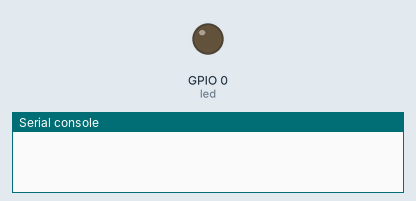
A program run on a simulated ESP8266 board running MicroPython. On the bench: output pins drawn as LEDs (lit = HIGH), the last lines printed to the serial console. At 4.0 s the program stops and its outputs stay as they are.

Above: at 0.3 s.
At 4.1 s:
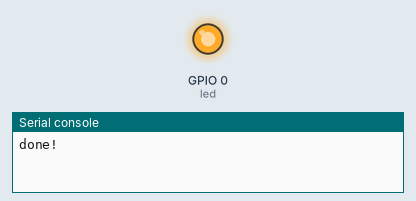
Timing chart, 0 to 5.5 s (numbered marks = the images above):
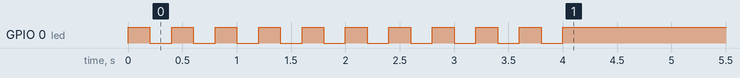

The program:

blinky.py
```python
# blinky.py - blink LED aan/uit
# _LED_PIN = 5: WeMOS-LoLin32, zie achterzijde van de development board
# _LED_PIN = 4: NodeMCU
# _LED_PIN = 2: WeMOS D1 R2, 2017_0728

from machine import Pin
import time

#_LED_PIN = 15  # NodeMCU
_LED_PIN = 0#2  # WeMOS D1 R2 / ESP8266

led = Pin(_LED_PIN, Pin.OUT)

''' micropython 1.8.7+: led.on() and led.off()
def off():
    led.value(0) # led off
# start led off
off()
for i in range(10):
   led.value(0)
   time.sleep(0.25)
   led.value(1)
   time.sleep(0.25)
# end led off
off()
'''
def blink(dt=0.1):
    led.on()
    time.sleep(dt)
    led.off()
    time.sleep(dt)

#while True:
for i in range(10):
    #blink()
    blink(0.2)

led.on() #WeMOS D1 R2, pulldown!
#led.off() #otherwise
print('done!')
```
